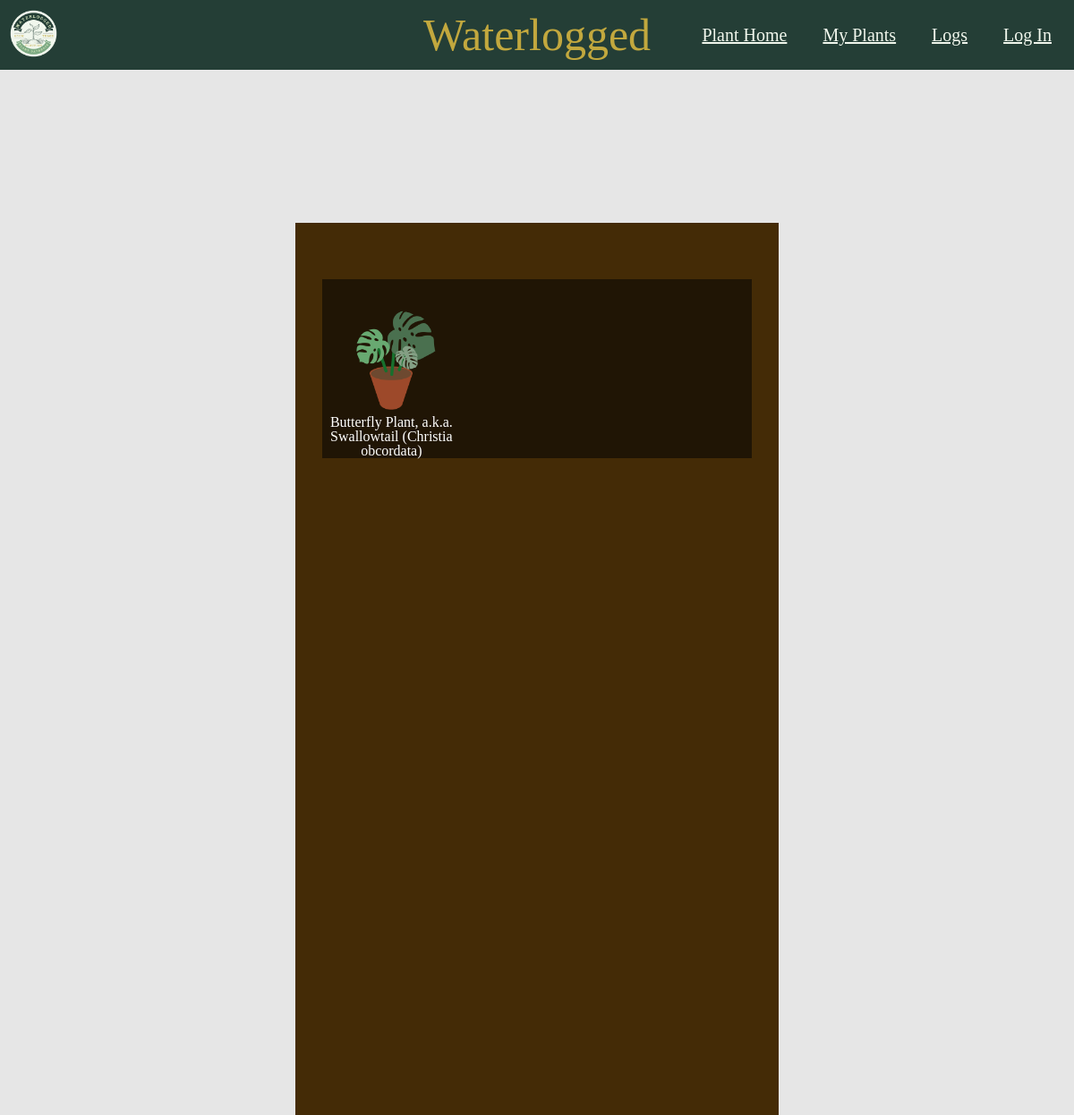
/html/myPlant.php (signed in), run on the app's committed database.
### tables this page shows
CREATE TABLE `user_plants` (
  `id` int NOT NULL,
  `last_watered` datetime DEFAULT NULL,
  `user_id` int DEFAULT NULL,
  `plant_id` int DEFAULT NULL,
  PRIMARY KEY (`id`),
  KEY `user_id_idx` (`user_id`),
  KEY `plant_id_idx` (`plant_id`),
  CONSTRAINT `plant_id` FOREIGN KEY (`plant_id`) REFERENCES `plants` (`id`),
  CONSTRAINT `user_id` FOREIGN KEY (`user_id`) REFERENCES `users` (`id`)
);

CREATE TABLE images (
    plant_id INT NULL,
    location_id INT NULL,
    path VARCHAR(255) NOT NULL,
    CONSTRAINT fk_plant FOREIGN KEY (plant_id) REFERENCES plants(id),
    CONSTRAINT fk_location FOREIGN KEY (location_id) REFERENCES locations(id),
    CONSTRAINT chk_images CHECK ((plant_id IS NOT NULL AND location_id IS NULL) OR (plant_id IS NULL AND location_id IS NOT NULL))
);

CREATE TABLE `plants` (
  `id` int NOT NULL,
  `name` varchar(225) DEFAULT NULL,
  `traits` mediumtext DEFAULT NULL,
  `sun` varchar(255) DEFAULT NULL,
  `water_freq_weekly` varchar(255) DEFAULT NULL,
  `location_id` int,  
  PRIMARY KEY (`id`),
  CONSTRAINT `location_id_fk` FOREIGN KEY (`location_id`) REFERENCES `locations` (`id`)  
  );

### html/myPlant.php (the view, shortened to what this page needs)
<?php
$servername = "localhost";
$username = "user";
$password = "pass!";
$dbname = "waterlogged";
$conn = new mysqli($servername, $username, $password, $dbname);
$sql = "SELECT
user_plants.id as user_pant_id,
users.id,
plants.id as plant_Id,
plants.name,
images.path FROM user_plants
JOIN users ON user_plants.user_id = users.id
JOIN plants ON user_plants.plant_id = plants.id
JOIN images on plants.id = images.plant_id
WHERE users.id = ?";
$userPlants = [];
if ($stmt = $conn->prepare($sql)) {
  $stmt->bind_param("i", $_SESSION['user_id']);
  $stmt->execute();
  $stmt->bind_result($user_plant_id, $userId, $plantId, $plantName, $imagePath);
  while ($stmt->fetch()) {
    $userPlants[] = [
            'name' => $plantName,
            'imagePath' => $imagePath,
            'plant_Id' => $plantId,
            'user_plant_id' => $user_plant_id
        ];  }
}
?>
<!DOCTYPE html>
<html lang="en">
  <head>
    <link rel="stylesheet" href="../css/style.css" />
  </head>
  <body>
    <nav class="nav-links">
      <div class="logo">
      <a href="../index.php">
        <img
          src="..\images\Waterlogged_Logo.png"
          alt="Waterlogged Logo"
          id="logo"
        />
        </a>
      </div>
      <div class="please"style="position: absolute; left: 50%; transform: translateX(-50%);">Waterlogged</div>
      <ul>
        <li><a href="../index.php">Plant Home</a></li>
        <li><a href="#">My Plants</a></li>
        <li><a href="../html/logs.php">Logs</a></li>
        <li><a href="../html/users.php">Log In</a></li>
      </ul>
    </nav>
    <div id="frame"> </div>
        <?php
        $shelfIndex = 1;
        if (!empty($userPlants)) {
            foreach ($userPlants as $index => $plantDetails) {
                if ($index % 3 === 0) {
                    echo '<section class="layout" id="shelf' . $shelfIndex . '">';
                    $shelfIndex++;
                }
                 $detailsUrl = 'details.php?user_plant_id=' . urlencode($plantDetails['user_plant_id']);
                echo '<div style="color: white">';
                echo '<a href="' . htmlspecialchars($detailsUrl) . '" style="text-decoration: none; color: inherit;">';
                echo '<img src="../' . htmlspecialchars($plantDetails['imagePath']) . '" alt="' . htmlspecialchars($plantDetails['name']) . '" style="width:150px;height:150px; display:block; margin:auto;">';
                echo htmlspecialchars($plantDetails['name']);
                echo '</a>';
                echo '</div>';
                if (($index + 1) % 3 === 0 || $index === count($userPlants) - 1) {
                    echo '</section>';
                }
            }
        } else {
            echo '<p id="noPlantTXT">You have no plants yet.</br> <a id"noPlantA" href="../index.php">Click here to add some!</a></p>';
        }
        ?>
  </body>
</html>

### css/style.css (style rules this page uses)
html, body, div, span, applet, object, iframe, h1, h2, h3, h4, h5, h6, p, blockquote, pre, a, abbr, acronym, address, big, cite, code, del, dfn, em, img, ins, kbd, q, s, samp, small, strike, strong, sub, sup, tt, var, b, u, i, center, dl, dt, dd, ol, ul, li, fieldset, form, label, legend, table, caption, tbody, tfoot, thead, tr, th, td, article, aside, canvas, details, embed, figure, figcaption, footer, header, hgroup, menu, nav, output, ruby, section, summary, time, mark, audio, video { margin: 0; padding: 0; border: 0; font-size: 100%; font: inherit; vertical-align: baseline; }
article, aside, details, figcaption, figure, footer, header, hgroup, menu, nav, section { display: block; }
body { line-height: 1; }
ol, ul { list-style: none; }
* { margin: 0; padding: 0; }
body { background-color: #e6e6e6; }
.please { font-size: 50px; color: #c2a83e; position: absolute; left: 50%; transform: translateX(-50%); }
nav { display: flex; justify-content: space-between; align-items: center; background-color: #243e36; }
.nav-links { display: flex; list-style: none; font-size: 20px; }
.nav-links li { display: inline-block; padding-right: 25px; margin-left: 10px; }
.nav-links a { color: #f1f7ed; }
#logo { height: 75px; }
#frame { position: absolute; top: 20%; left: 0; right: 0; width: 45vw; height: 125vh; margin: auto; background-color: #442b06; }
#shelf1 { position: absolute; top: 25%; left: 0; right: 0; width: 40vw; height: 25vh; margin: auto; background-color: #201505; align-items: end; }
.layout { width: 100%; display: grid; grid-template-rows: 1fr; grid-template-columns: repeat(3, 1fr); gap: 8px; justify-content: center; text-align: center; }
#shelf1 div img { width: 100%; }

### data on the page
user_plants: images.path (picture), plant.name "Butterfly Plant, a.k.a. Swallowtail (Christia obcordata)"
